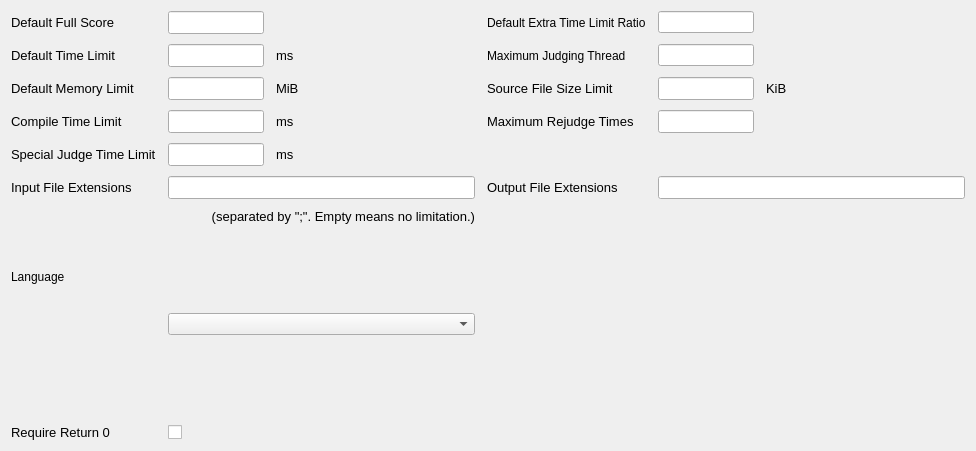
<?xml version="1.0" encoding="UTF-8"?>
<ui version="4.0">
 <class>GeneralSettings</class>
 <widget class="QWidget" name="GeneralSettings">
  <property name="geometry">
   <rect>
    <x>0</x>
    <y>0</y>
    <width>976</width>
    <height>451</height>
   </rect>
  </property>
  <property name="sizePolicy">
   <sizepolicy hsizetype="Preferred" vsizetype="Minimum">
    <horstretch>0</horstretch>
    <verstretch>0</verstretch>
   </sizepolicy>
  </property>
  <property name="minimumSize">
   <size>
    <width>325</width>
    <height>325</height>
   </size>
  </property>
  <property name="windowTitle">
   <string>Form</string>
  </property>
  <layout class="QGridLayout" name="gridLayout">
   <property name="horizontalSpacing">
    <number>12</number>
   </property>
   <property name="verticalSpacing">
    <number>10</number>
   </property>
   <item row="7" column="0">
    <widget class="QLabel" name="label_10">
     <property name="sizePolicy">
      <sizepolicy hsizetype="Fixed" vsizetype="Fixed">
       <horstretch>0</horstretch>
       <verstretch>0</verstretch>
      </sizepolicy>
     </property>
     <property name="font">
      <font>
       <pointsize>10</pointsize>
       <weight>50</weight>
       <bold>false</bold>
      </font>
     </property>
     <property name="text">
      <string>Input File Extensions</string>
     </property>
    </widget>
   </item>
   <item row="9" column="0" colspan="2">
    <widget class="QLabel" name="label_11">
     <property name="sizePolicy">
      <sizepolicy hsizetype="Preferred" vsizetype="Fixed">
       <horstretch>0</horstretch>
       <verstretch>0</verstretch>
      </sizepolicy>
     </property>
     <property name="font">
      <font>
       <pointsize>10</pointsize>
      </font>
     </property>
     <property name="layoutDirection">
      <enum>Qt::LeftToRight</enum>
     </property>
     <property name="text">
      <string>(separated by &quot;;&quot;. Empty means no limitation.)</string>
     </property>
     <property name="alignment">
      <set>Qt::AlignRight|Qt::AlignTrailing|Qt::AlignVCenter</set>
     </property>
    </widget>
   </item>
   <item row="1" column="2">
    <widget class="QLabel" name="label_16">
     <property name="text">
      <string>Maximum Judging Thread</string>
     </property>
    </widget>
   </item>
   <item row="10" column="1" rowspan="2">
    <widget class="QComboBox" name="languageComboBox"/>
   </item>
   <item row="1" column="1">
    <layout class="QHBoxLayout" name="horizontalLayout_3">
     <property name="spacing">
      <number>12</number>
     </property>
     <item>
      <widget class="QLineEdit" name="defaultTimeLimit">
       <property name="sizePolicy">
        <sizepolicy hsizetype="Fixed" vsizetype="Fixed">
         <horstretch>0</horstretch>
         <verstretch>0</verstretch>
        </sizepolicy>
       </property>
       <property name="minimumSize">
        <size>
         <width>96</width>
         <height>0</height>
        </size>
       </property>
       <property name="maximumSize">
        <size>
         <width>96</width>
         <height>16777215</height>
        </size>
       </property>
       <property name="font">
        <font>
         <pointsize>10</pointsize>
        </font>
       </property>
      </widget>
     </item>
     <item>
      <widget class="QLabel" name="label_6">
       <property name="sizePolicy">
        <sizepolicy hsizetype="Fixed" vsizetype="Preferred">
         <horstretch>0</horstretch>
         <verstretch>0</verstretch>
        </sizepolicy>
       </property>
       <property name="font">
        <font>
         <pointsize>10</pointsize>
        </font>
       </property>
       <property name="text">
        <string>ms</string>
       </property>
      </widget>
     </item>
     <item>
      <spacer name="horizontalSpacer_3">
       <property name="orientation">
        <enum>Qt::Horizontal</enum>
       </property>
       <property name="sizeHint" stdset="0">
        <size>
         <width>40</width>
         <height>20</height>
        </size>
       </property>
      </spacer>
     </item>
    </layout>
   </item>
   <item row="7" column="1">
    <layout class="QHBoxLayout" name="horizontalLayout_7">
     <item>
      <widget class="QLineEdit" name="inputFileExtensions">
       <property name="font">
        <font>
         <pointsize>10</pointsize>
        </font>
       </property>
      </widget>
     </item>
    </layout>
   </item>
   <item row="0" column="0">
    <widget class="QLabel" name="label">
     <property name="sizePolicy">
      <sizepolicy hsizetype="Fixed" vsizetype="Fixed">
       <horstretch>0</horstretch>
       <verstretch>0</verstretch>
      </sizepolicy>
     </property>
     <property name="font">
      <font>
       <pointsize>10</pointsize>
       <weight>50</weight>
       <bold>false</bold>
      </font>
     </property>
     <property name="text">
      <string>Default Full Score</string>
     </property>
    </widget>
   </item>
   <item row="1" column="0">
    <widget class="QLabel" name="label_2">
     <property name="sizePolicy">
      <sizepolicy hsizetype="Fixed" vsizetype="Fixed">
       <horstretch>0</horstretch>
       <verstretch>0</verstretch>
      </sizepolicy>
     </property>
     <property name="font">
      <font>
       <pointsize>10</pointsize>
       <weight>50</weight>
       <bold>false</bold>
      </font>
     </property>
     <property name="text">
      <string>Default Time Limit</string>
     </property>
    </widget>
   </item>
   <item row="0" column="3">
    <layout class="QHBoxLayout" name="horizontalLayout_10">
     <item>
      <widget class="QLineEdit" name="defaultExtraTimeRatio">
       <property name="sizePolicy">
        <sizepolicy hsizetype="Fixed" vsizetype="Fixed">
         <horstretch>0</horstretch>
         <verstretch>0</verstretch>
        </sizepolicy>
       </property>
       <property name="minimumSize">
        <size>
         <width>96</width>
         <height>0</height>
        </size>
       </property>
       <property name="maximumSize">
        <size>
         <width>96</width>
         <height>16777215</height>
        </size>
       </property>
      </widget>
     </item>
     <item>
      <spacer name="horizontalSpacer">
       <property name="orientation">
        <enum>Qt::Horizontal</enum>
       </property>
       <property name="sizeHint" stdset="0">
        <size>
         <width>40</width>
         <height>20</height>
        </size>
       </property>
      </spacer>
     </item>
    </layout>
   </item>
   <item row="0" column="1">
    <layout class="QHBoxLayout" name="horizontalLayout_2">
     <item>
      <widget class="QLineEdit" name="defaultFullScore">
       <property name="sizePolicy">
        <sizepolicy hsizetype="Fixed" vsizetype="Fixed">
         <horstretch>0</horstretch>
         <verstretch>0</verstretch>
        </sizepolicy>
       </property>
       <property name="minimumSize">
        <size>
         <width>96</width>
         <height>0</height>
        </size>
       </property>
       <property name="maximumSize">
        <size>
         <width>96</width>
         <height>16777215</height>
        </size>
       </property>
       <property name="font">
        <font>
         <pointsize>10</pointsize>
        </font>
       </property>
       <property name="maxLength">
        <number>9</number>
       </property>
      </widget>
     </item>
     <item>
      <spacer name="horizontalSpacer_2">
       <property name="orientation">
        <enum>Qt::Horizontal</enum>
       </property>
       <property name="sizeHint" stdset="0">
        <size>
         <width>40</width>
         <height>20</height>
        </size>
       </property>
      </spacer>
     </item>
    </layout>
   </item>
   <item row="4" column="0">
    <widget class="QLabel" name="label_17">
     <property name="sizePolicy">
      <sizepolicy hsizetype="Fixed" vsizetype="Fixed">
       <horstretch>0</horstretch>
       <verstretch>0</verstretch>
      </sizepolicy>
     </property>
     <property name="font">
      <font>
       <pointsize>10</pointsize>
       <weight>50</weight>
       <bold>false</bold>
      </font>
     </property>
     <property name="text">
      <string>Special Judge Time Limit</string>
     </property>
    </widget>
   </item>
   <item row="2" column="1">
    <layout class="QHBoxLayout" name="horizontalLayout_4">
     <property name="spacing">
      <number>12</number>
     </property>
     <item>
      <widget class="QLineEdit" name="defaultMemoryLimit">
       <property name="sizePolicy">
        <sizepolicy hsizetype="Fixed" vsizetype="Fixed">
         <horstretch>0</horstretch>
         <verstretch>0</verstretch>
        </sizepolicy>
       </property>
       <property name="minimumSize">
        <size>
         <width>96</width>
         <height>0</height>
        </size>
       </property>
       <property name="maximumSize">
        <size>
         <width>96</width>
         <height>16777215</height>
        </size>
       </property>
       <property name="font">
        <font>
         <pointsize>10</pointsize>
        </font>
       </property>
      </widget>
     </item>
     <item>
      <widget class="QLabel" name="label_7">
       <property name="sizePolicy">
        <sizepolicy hsizetype="Fixed" vsizetype="Preferred">
         <horstretch>0</horstretch>
         <verstretch>0</verstretch>
        </sizepolicy>
       </property>
       <property name="font">
        <font>
         <pointsize>10</pointsize>
        </font>
       </property>
       <property name="text">
        <string>MiB</string>
       </property>
      </widget>
     </item>
     <item>
      <spacer name="horizontalSpacer_4">
       <property name="orientation">
        <enum>Qt::Horizontal</enum>
       </property>
       <property name="sizeHint" stdset="0">
        <size>
         <width>40</width>
         <height>20</height>
        </size>
       </property>
      </spacer>
     </item>
    </layout>
   </item>
   <item row="10" column="0">
    <widget class="QLabel" name="label_14">
     <property name="text">
      <string>Language</string>
     </property>
    </widget>
   </item>
   <item row="3" column="0">
    <widget class="QLabel" name="label_4">
     <property name="sizePolicy">
      <sizepolicy hsizetype="Fixed" vsizetype="Fixed">
       <horstretch>0</horstretch>
       <verstretch>0</verstretch>
      </sizepolicy>
     </property>
     <property name="font">
      <font>
       <pointsize>10</pointsize>
       <weight>50</weight>
       <bold>false</bold>
      </font>
     </property>
     <property name="text">
      <string>Compile Time Limit</string>
     </property>
    </widget>
   </item>
   <item row="0" column="2">
    <widget class="QLabel" name="label_15">
     <property name="text">
      <string>Default Extra Time Limit Ratio</string>
     </property>
    </widget>
   </item>
   <item row="2" column="0">
    <widget class="QLabel" name="label_3">
     <property name="sizePolicy">
      <sizepolicy hsizetype="Fixed" vsizetype="Fixed">
       <horstretch>0</horstretch>
       <verstretch>0</verstretch>
      </sizepolicy>
     </property>
     <property name="font">
      <font>
       <pointsize>10</pointsize>
       <weight>50</weight>
       <bold>false</bold>
      </font>
     </property>
     <property name="text">
      <string>Default Memory Limit</string>
     </property>
    </widget>
   </item>
   <item row="3" column="1">
    <layout class="QHBoxLayout" name="horizontalLayout_5">
     <property name="spacing">
      <number>12</number>
     </property>
     <item>
      <widget class="QLineEdit" name="compileTimeLimit">
       <property name="sizePolicy">
        <sizepolicy hsizetype="Fixed" vsizetype="Fixed">
         <horstretch>0</horstretch>
         <verstretch>0</verstretch>
        </sizepolicy>
       </property>
       <property name="minimumSize">
        <size>
         <width>96</width>
         <height>0</height>
        </size>
       </property>
       <property name="maximumSize">
        <size>
         <width>96</width>
         <height>16777215</height>
        </size>
       </property>
       <property name="font">
        <font>
         <pointsize>10</pointsize>
        </font>
       </property>
      </widget>
     </item>
     <item>
      <widget class="QLabel" name="label_8">
       <property name="sizePolicy">
        <sizepolicy hsizetype="Fixed" vsizetype="Preferred">
         <horstretch>0</horstretch>
         <verstretch>0</verstretch>
        </sizepolicy>
       </property>
       <property name="font">
        <font>
         <pointsize>10</pointsize>
        </font>
       </property>
       <property name="text">
        <string>ms</string>
       </property>
      </widget>
     </item>
     <item>
      <spacer name="horizontalSpacer_5">
       <property name="orientation">
        <enum>Qt::Horizontal</enum>
       </property>
       <property name="sizeHint" stdset="0">
        <size>
         <width>40</width>
         <height>20</height>
        </size>
       </property>
      </spacer>
     </item>
    </layout>
   </item>
   <item row="1" column="3">
    <layout class="QHBoxLayout" name="horizontalLayout_11">
     <item>
      <widget class="QLineEdit" name="maxJudgingThreads">
       <property name="sizePolicy">
        <sizepolicy hsizetype="Fixed" vsizetype="Fixed">
         <horstretch>0</horstretch>
         <verstretch>0</verstretch>
        </sizepolicy>
       </property>
       <property name="minimumSize">
        <size>
         <width>96</width>
         <height>0</height>
        </size>
       </property>
       <property name="maximumSize">
        <size>
         <width>96</width>
         <height>16777215</height>
        </size>
       </property>
       <property name="frame">
        <bool>true</bool>
       </property>
      </widget>
     </item>
     <item>
      <spacer name="horizontalSpacer_8">
       <property name="orientation">
        <enum>Qt::Horizontal</enum>
       </property>
       <property name="sizeHint" stdset="0">
        <size>
         <width>40</width>
         <height>20</height>
        </size>
       </property>
      </spacer>
     </item>
    </layout>
   </item>
   <item row="4" column="1">
    <layout class="QHBoxLayout" name="horizontalLayout_9">
     <property name="spacing">
      <number>12</number>
     </property>
     <item>
      <widget class="QLineEdit" name="specialJudgeTimeLimit">
       <property name="sizePolicy">
        <sizepolicy hsizetype="Fixed" vsizetype="Fixed">
         <horstretch>0</horstretch>
         <verstretch>0</verstretch>
        </sizepolicy>
       </property>
       <property name="minimumSize">
        <size>
         <width>96</width>
         <height>0</height>
        </size>
       </property>
       <property name="maximumSize">
        <size>
         <width>96</width>
         <height>16777215</height>
        </size>
       </property>
       <property name="font">
        <font>
         <pointsize>10</pointsize>
        </font>
       </property>
      </widget>
     </item>
     <item>
      <widget class="QLabel" name="label_18">
       <property name="sizePolicy">
        <sizepolicy hsizetype="Fixed" vsizetype="Preferred">
         <horstretch>0</horstretch>
         <verstretch>0</verstretch>
        </sizepolicy>
       </property>
       <property name="font">
        <font>
         <pointsize>10</pointsize>
        </font>
       </property>
       <property name="text">
        <string>ms</string>
       </property>
      </widget>
     </item>
     <item>
      <spacer name="horizontalSpacer_7">
       <property name="orientation">
        <enum>Qt::Horizontal</enum>
       </property>
       <property name="sizeHint" stdset="0">
        <size>
         <width>40</width>
         <height>20</height>
        </size>
       </property>
      </spacer>
     </item>
    </layout>
   </item>
   <item row="2" column="2">
    <widget class="QLabel" name="label_5">
     <property name="sizePolicy">
      <sizepolicy hsizetype="Fixed" vsizetype="Fixed">
       <horstretch>0</horstretch>
       <verstretch>0</verstretch>
      </sizepolicy>
     </property>
     <property name="font">
      <font>
       <pointsize>10</pointsize>
       <weight>50</weight>
       <bold>false</bold>
      </font>
     </property>
     <property name="text">
      <string>Source File Size Limit</string>
     </property>
    </widget>
   </item>
   <item row="2" column="3">
    <layout class="QHBoxLayout" name="horizontalLayout_6">
     <property name="spacing">
      <number>12</number>
     </property>
     <item>
      <widget class="QLineEdit" name="fileSizeLimit">
       <property name="sizePolicy">
        <sizepolicy hsizetype="Fixed" vsizetype="Fixed">
         <horstretch>0</horstretch>
         <verstretch>0</verstretch>
        </sizepolicy>
       </property>
       <property name="minimumSize">
        <size>
         <width>96</width>
         <height>0</height>
        </size>
       </property>
       <property name="maximumSize">
        <size>
         <width>96</width>
         <height>16777215</height>
        </size>
       </property>
       <property name="font">
        <font>
         <pointsize>10</pointsize>
        </font>
       </property>
      </widget>
     </item>
     <item>
      <widget class="QLabel" name="label_9">
       <property name="sizePolicy">
        <sizepolicy hsizetype="Fixed" vsizetype="Preferred">
         <horstretch>0</horstretch>
         <verstretch>0</verstretch>
        </sizepolicy>
       </property>
       <property name="font">
        <font>
         <pointsize>10</pointsize>
        </font>
       </property>
       <property name="text">
        <string>KiB</string>
       </property>
      </widget>
     </item>
     <item>
      <spacer name="horizontalSpacer_6">
       <property name="orientation">
        <enum>Qt::Horizontal</enum>
       </property>
       <property name="sizeHint" stdset="0">
        <size>
         <width>40</width>
         <height>20</height>
        </size>
       </property>
      </spacer>
     </item>
    </layout>
   </item>
   <item row="7" column="2">
    <widget class="QLabel" name="label_12">
     <property name="sizePolicy">
      <sizepolicy hsizetype="Fixed" vsizetype="Fixed">
       <horstretch>0</horstretch>
       <verstretch>0</verstretch>
      </sizepolicy>
     </property>
     <property name="font">
      <font>
       <pointsize>10</pointsize>
       <weight>50</weight>
       <bold>false</bold>
      </font>
     </property>
     <property name="text">
      <string>Output File Extensions</string>
     </property>
    </widget>
   </item>
   <item row="7" column="3">
    <layout class="QHBoxLayout" name="horizontalLayout">
     <item>
      <widget class="QLineEdit" name="outputFileExtensions">
       <property name="font">
        <font>
         <pointsize>10</pointsize>
        </font>
       </property>
      </widget>
     </item>
    </layout>
   </item>
   <item row="3" column="2">
    <widget class="QLabel" name="label_13">
     <property name="sizePolicy">
      <sizepolicy hsizetype="Fixed" vsizetype="Fixed">
       <horstretch>0</horstretch>
       <verstretch>0</verstretch>
      </sizepolicy>
     </property>
     <property name="font">
      <font>
       <pointsize>10</pointsize>
       <weight>50</weight>
       <bold>false</bold>
      </font>
     </property>
     <property name="text">
      <string>Maximum Rejudge Times</string>
     </property>
    </widget>
   </item>
   <item row="3" column="3">
    <layout class="QHBoxLayout" name="horizontalLayout_8">
     <item>
      <widget class="QLineEdit" name="rejudgeTimes">
       <property name="minimumSize">
        <size>
         <width>96</width>
         <height>0</height>
        </size>
       </property>
       <property name="maximumSize">
        <size>
         <width>96</width>
         <height>16777215</height>
        </size>
       </property>
       <property name="font">
        <font>
         <pointsize>10</pointsize>
        </font>
       </property>
      </widget>
     </item>
     <item>
      <spacer name="horizontalSpacer_10">
       <property name="orientation">
        <enum>Qt::Horizontal</enum>
       </property>
       <property name="sizeHint" stdset="0">
        <size>
         <width>40</width>
         <height>20</height>
        </size>
       </property>
      </spacer>
     </item>
    </layout>
   </item>
   <item row="12" column="0">
    <widget class="QLabel" name="label_19">
     <property name="font">
      <font>
       <pointsize>10</pointsize>
      </font>
     </property>
     <property name="text">
      <string>Require Return 0</string>
     </property>
     <property name="toolTip">
      <string>CCF rule: the program must end normally and main() must return 0. A non-zero exit code is reported as a runtime error. For interpreted languages (Python, Java, …) the interpreter's exit code is what counts, so an uncaught exception is a runtime error too.</string>
     </property>
    </widget>
   </item>
   <item row="12" column="1">
    <widget class="QCheckBox" name="requireReturnZero">
     <property name="sizePolicy">
      <sizepolicy hsizetype="Fixed" vsizetype="Fixed">
       <horstretch>0</horstretch>
       <verstretch>0</verstretch>
      </sizepolicy>
     </property>
    </widget>
   </item>
  </layout>
 </widget>
 <tabstops>
  <tabstop>defaultFullScore</tabstop>
  <tabstop>defaultTimeLimit</tabstop>
  <tabstop>defaultMemoryLimit</tabstop>
  <tabstop>compileTimeLimit</tabstop>
  <tabstop>specialJudgeTimeLimit</tabstop>
  <tabstop>fileSizeLimit</tabstop>
  <tabstop>rejudgeTimes</tabstop>
  <tabstop>inputFileExtensions</tabstop>
  <tabstop>outputFileExtensions</tabstop>
  <tabstop>languageComboBox</tabstop>
  <tabstop>requireReturnZero</tabstop>
 </tabstops>
 <resources/>
 <connections/>
</ui>
